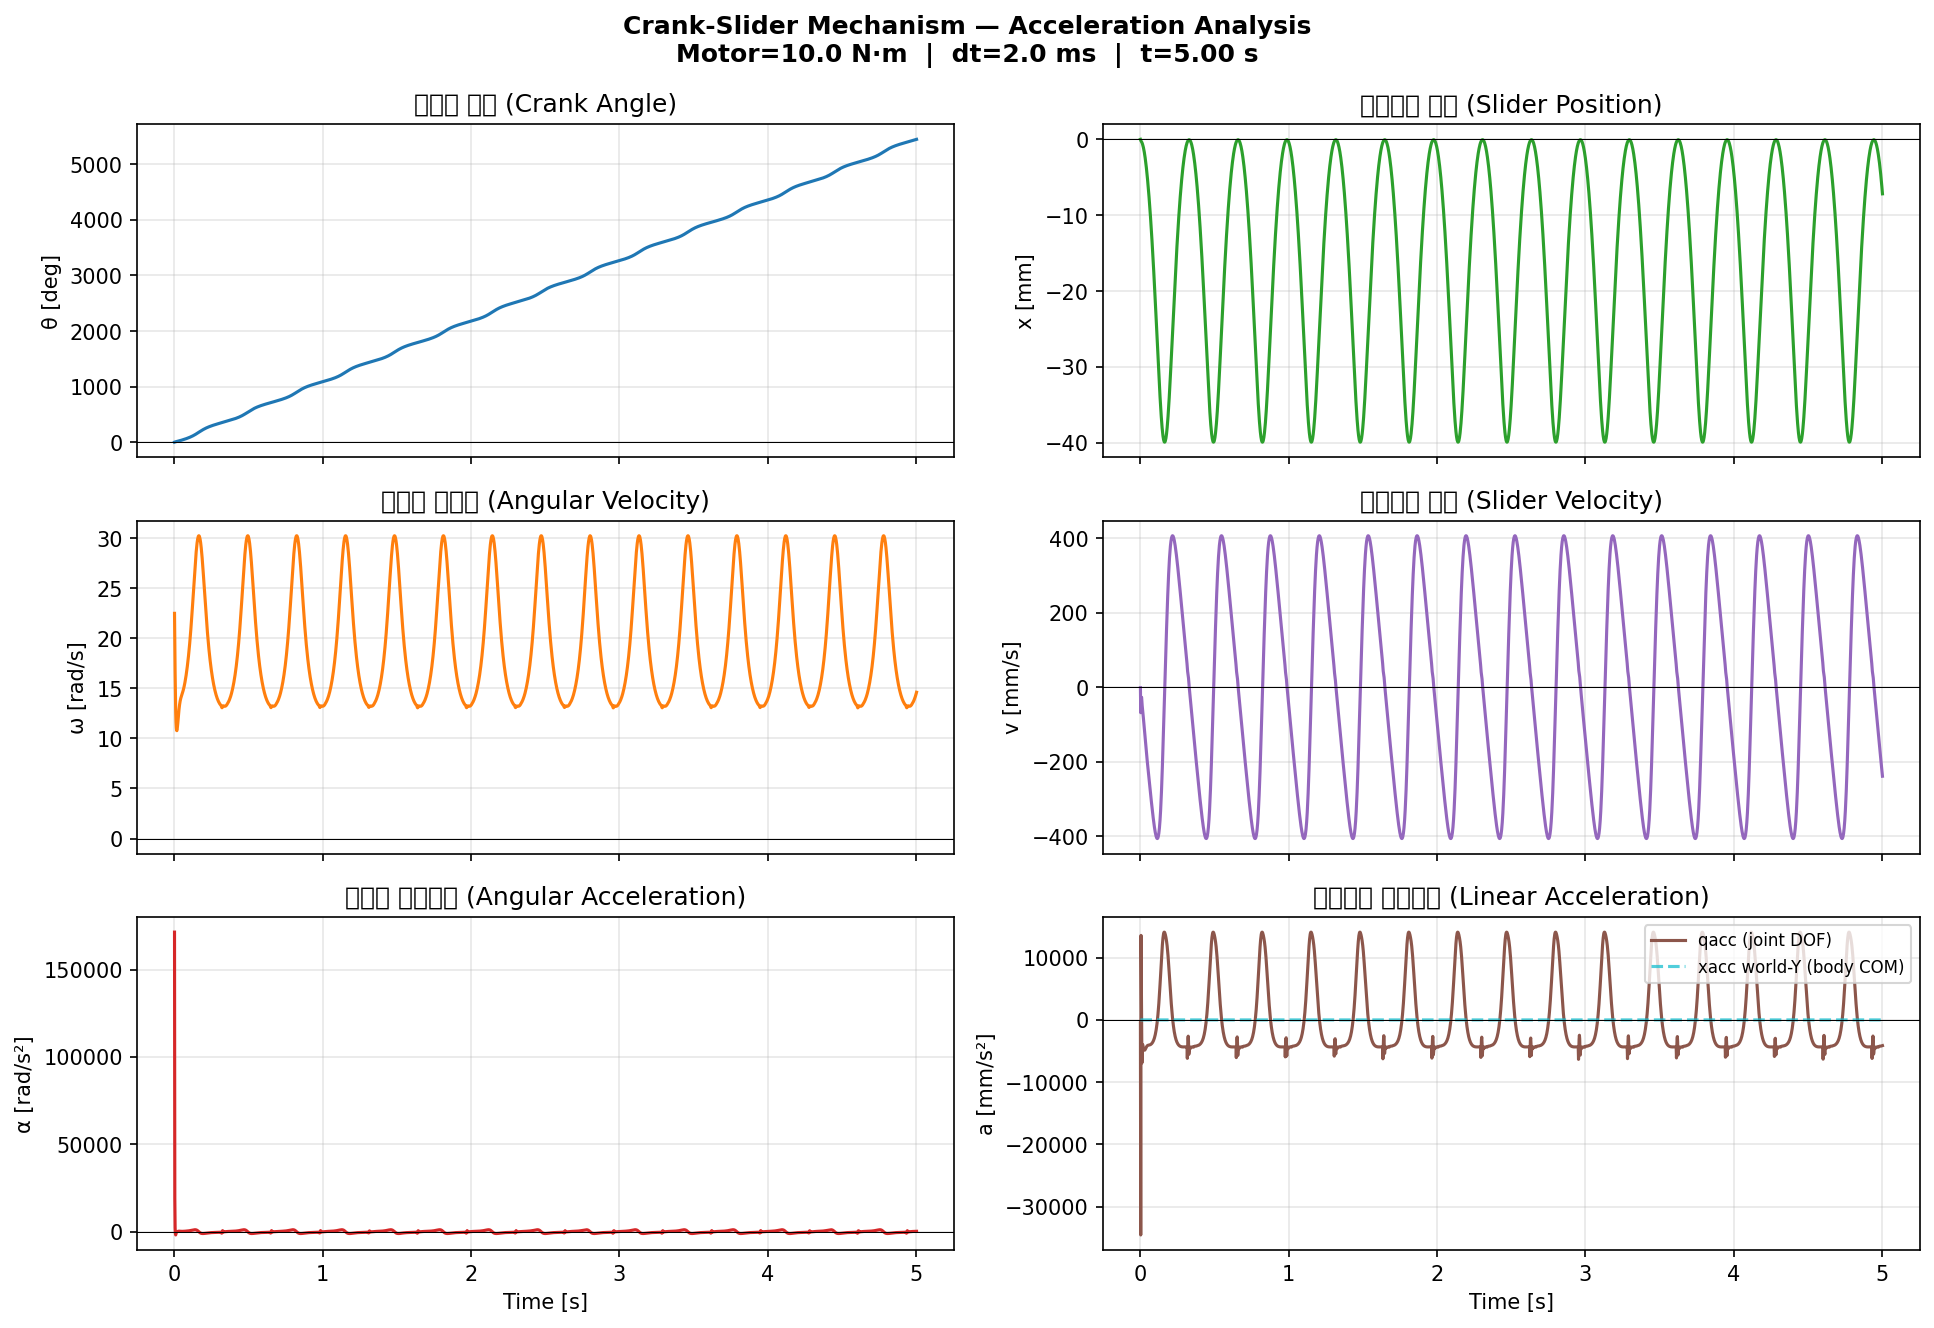

Generate this figure with Python:
"""
crank_acceleration.py
크랭크-슬라이더 메커니즘의 가속도 측정 및 플롯

측정 항목:
  ─ 크랭크 (L4_Shaft_1 / joint: L3_Bevel_GearBox_1_L4_Shaft_1)
      각도 [deg] / 각속도 [rad/s] / 각가속도 [rad/s²]
  ─ 슬라이더 (L8_Link3_Shaft_1 / joint: L2_Linear_bush_1_L8_Link3_Shaft_1)
      위치 [mm]  / 속도 [mm/s]   / 가속도 [mm/s²]
      (qacc 기준값 + xacc world-Y 성분 비교)

실행:
    conda activate isaac_sim
    python crank_acceleration.py

뷰어가 열리면 시뮬레이션이 SIM_DURATION 초 동안 진행됩니다.
시간이 끝나거나 뷰어를 닫으면 matplotlib 플롯이 표시됩니다.
플롯은 같은 폴더에 crank_acceleration.png 로 자동 저장됩니다.
"""

import os
import numpy as np
import matplotlib.pyplot as plt
plt.rcParams['font.family'] = 'Malgun Gothic'
plt.rcParams['axes.unicode_minus'] = False
import mujoco
import mujoco.viewer

# ── 경로 ─────────────────────────────────────────────────────────────
_HERE     = os.path.dirname(os.path.abspath(__file__))
MJCF_PATH = os.path.normpath(os.path.join(_HERE, "..", "MJCF", "Crusher_IsaacSim_colored.xml"))

# ── 파라미터 ─────────────────────────────────────────────────────────
SIM_DURATION = 5.0    # 측정 시간 [s]
MOTOR_CTRL   = 10.0   # Motor1_crank 제어 입력 [N·m]

# ── 모델 로드 ─────────────────────────────────────────────────────────
model = mujoco.MjModel.from_xml_path(MJCF_PATH)
data  = mujoco.MjData(model)

# ── ID 조회 ──────────────────────────────────────────────────────────
def _jnt(name):
    return mujoco.mj_name2id(model, mujoco.mjtObj.mjOBJ_JOINT, name)

def _body(name):
    return mujoco.mj_name2id(model, mujoco.mjtObj.mjOBJ_BODY, name)

def _act(name):
    return mujoco.mj_name2id(model, mujoco.mjtObj.mjOBJ_ACTUATOR, name)

j_crank  = _jnt("L3_Bevel_GearBox_1_L4_Shaft_1")
j_slider = _jnt("L2_Linear_bush_1_L8_Link3_Shaft_1")
b_crank  = _body("L4_Shaft_1")
b_slider = _body("L8_Link3_Shaft_1")
act_id   = _act("Motor1_crank")

# qpos / qvel / qacc 배열 인덱스
qa_crank  = model.jnt_qposadr[j_crank]   # qpos index (hinge)
da_crank  = model.jnt_dofadr[j_crank]    # qvel/qacc index
qa_slider = model.jnt_qposadr[j_slider]  # qpos index (slide)
da_slider = model.jnt_dofadr[j_slider]

print("=" * 55)
print("  Crank-Slider Acceleration Measurement")
print(f"  모터 제어 입력 : {MOTOR_CTRL} N·m")
print(f"  측정 시간      : {SIM_DURATION} s")
print(f"  크랭크 joint id: {j_crank}  (dofadr={da_crank})")
print(f"  슬라이더 jnt id: {j_slider}  (dofadr={da_slider})")
print("=" * 55)

# ── 데이터 버퍼 ──────────────────────────────────────────────────────
t_log      = []
crank_ang  = []   # qpos [rad]
crank_vel  = []   # qvel [rad/s]
crank_acc  = []   # qacc [rad/s²]
slide_pos  = []   # qpos [m]
slide_vel  = []   # qvel [m/s]
slide_acc  = []   # qacc [m/s²]
xacc_buf   = []   # xacc[b_slider] 6D spatial acc

# ── 시뮬레이션 + 데이터 수집 ─────────────────────────────────────────
data.ctrl[act_id] = MOTOR_CTRL

with mujoco.viewer.launch_passive(model, data) as viewer:
    viewer.opt.flags[mujoco.mjtVisFlag.mjVIS_CONVEXHULL] = False
    viewer.opt.geomgroup[3] = False

    print("뷰어 실행 중... (시간이 끝나거나 뷰어를 닫으면 플롯이 표시됩니다)")

    while viewer.is_running() and data.time < SIM_DURATION:
        mujoco.mj_step(model, data)

        t_log.append(data.time)
        crank_ang.append(data.qpos[qa_crank])
        crank_vel.append(data.qvel[da_crank])
        crank_acc.append(data.qacc[da_crank])
        slide_pos.append(data.qpos[qa_slider])
        slide_vel.append(data.qvel[da_slider])
        slide_acc.append(data.qacc[da_slider])
        # cacc: com-based spatial acc in world frame → [ang_acc(3), lin_acc(3)]
        # (Python 바인딩에서 xacc 대신 cacc 사용)
        xacc_buf.append(data.cacc[b_slider].copy())

        viewer.sync()

# ── numpy 변환 ───────────────────────────────────────────────────────
t  = np.array(t_log)
ca = np.degrees(np.array(crank_ang))   # deg
cv = np.array(crank_vel)               # rad/s
cA = np.array(crank_acc)               # rad/s²
sp = np.array(slide_pos)  * 1e3        # mm
sv = np.array(slide_vel)  * 1e3        # mm/s
sA = np.array(slide_acc)  * 1e3        # mm/s²
xa = np.array(xacc_buf)                # (N, 6), world frame

# 슬라이더 world 선가속도: xacc[3:6] = linear acc
# 슬라이더 slide 방향 = joint "axis=1 0 0" + body quat(0.5,0.5,0.5,0.5)
# → body local X = world Y → xa[:, 4] 가 주 운동 방향
xa_y = xa[:, 4] * 1e3   # mm/s²  (world Y 성분)

n = len(t)
if n == 0:
    print("[경고] 수집된 데이터 없음. 뷰어가 너무 빨리 닫혔습니다.")
    import sys; sys.exit(0)

print(f"\n수집 완료: {n} 스텝  ({t[-1]:.3f} s)")
print(f"  크랭크 각도   범위: {ca.min():.1f} ~ {ca.max():.1f} deg")
print(f"  크랭크 각가속 범위: {cA.min():.2f} ~ {cA.max():.2f} rad/s²")
print(f"  슬라이더 위치 범위: {sp.min():.2f} ~ {sp.max():.2f} mm")
print(f"  슬라이더 가속 범위: {sA.min():.2f} ~ {sA.max():.2f} mm/s²")

# ── 플롯 ─────────────────────────────────────────────────────────────
fig, axes = plt.subplots(3, 2, figsize=(13, 9), sharex=True)
fig.suptitle(
    f"Crank-Slider Mechanism — Acceleration Analysis\n"
    f"Motor={MOTOR_CTRL} N·m  |  dt={model.opt.timestep*1e3:.1f} ms  |  t={t[-1]:.2f} s",
    fontsize=12, fontweight="bold"
)

# ── 왼쪽 열: 크랭크 ──────────────────────────────────────────────────
axes[0, 0].plot(t, ca, color="tab:blue")
axes[0, 0].set_title("크랭크 각도 (Crank Angle)")
axes[0, 0].set_ylabel("θ [deg]")

axes[1, 0].plot(t, cv, color="tab:orange")
axes[1, 0].set_title("크랭크 각속도 (Angular Velocity)")
axes[1, 0].set_ylabel("ω [rad/s]")

axes[2, 0].plot(t, cA, color="tab:red")
axes[2, 0].set_title("크랭크 각가속도 (Angular Acceleration)")
axes[2, 0].set_ylabel("α [rad/s²]")
axes[2, 0].set_xlabel("Time [s]")

# ── 오른쪽 열: 슬라이더 ──────────────────────────────────────────────
axes[0, 1].plot(t, sp, color="tab:green")
axes[0, 1].set_title("슬라이더 위치 (Slider Position)")
axes[0, 1].set_ylabel("x [mm]")

axes[1, 1].plot(t, sv, color="tab:purple")
axes[1, 1].set_title("슬라이더 속도 (Slider Velocity)")
axes[1, 1].set_ylabel("v [mm/s]")

axes[2, 1].plot(t, sA,   color="tab:brown", label="qacc (joint DOF)")
axes[2, 1].plot(t, xa_y, color="tab:cyan",  linestyle="--", alpha=0.75,
                label="xacc world-Y (body COM)")
axes[2, 1].set_title("슬라이더 선가속도 (Linear Acceleration)")
axes[2, 1].set_ylabel("a [mm/s²]")
axes[2, 1].set_xlabel("Time [s]")
axes[2, 1].legend(fontsize=8, loc="upper right")

for ax in axes.flat:
    ax.grid(True, alpha=0.3)
    ax.axhline(0, color="k", linewidth=0.5)

plt.tight_layout()

save_path = os.path.join(_HERE, "crank_acceleration.png")
plt.savefig(save_path, dpi=150, bbox_inches="tight")
print(f"\n플롯 저장 완료: {save_path}")
plt.show()
